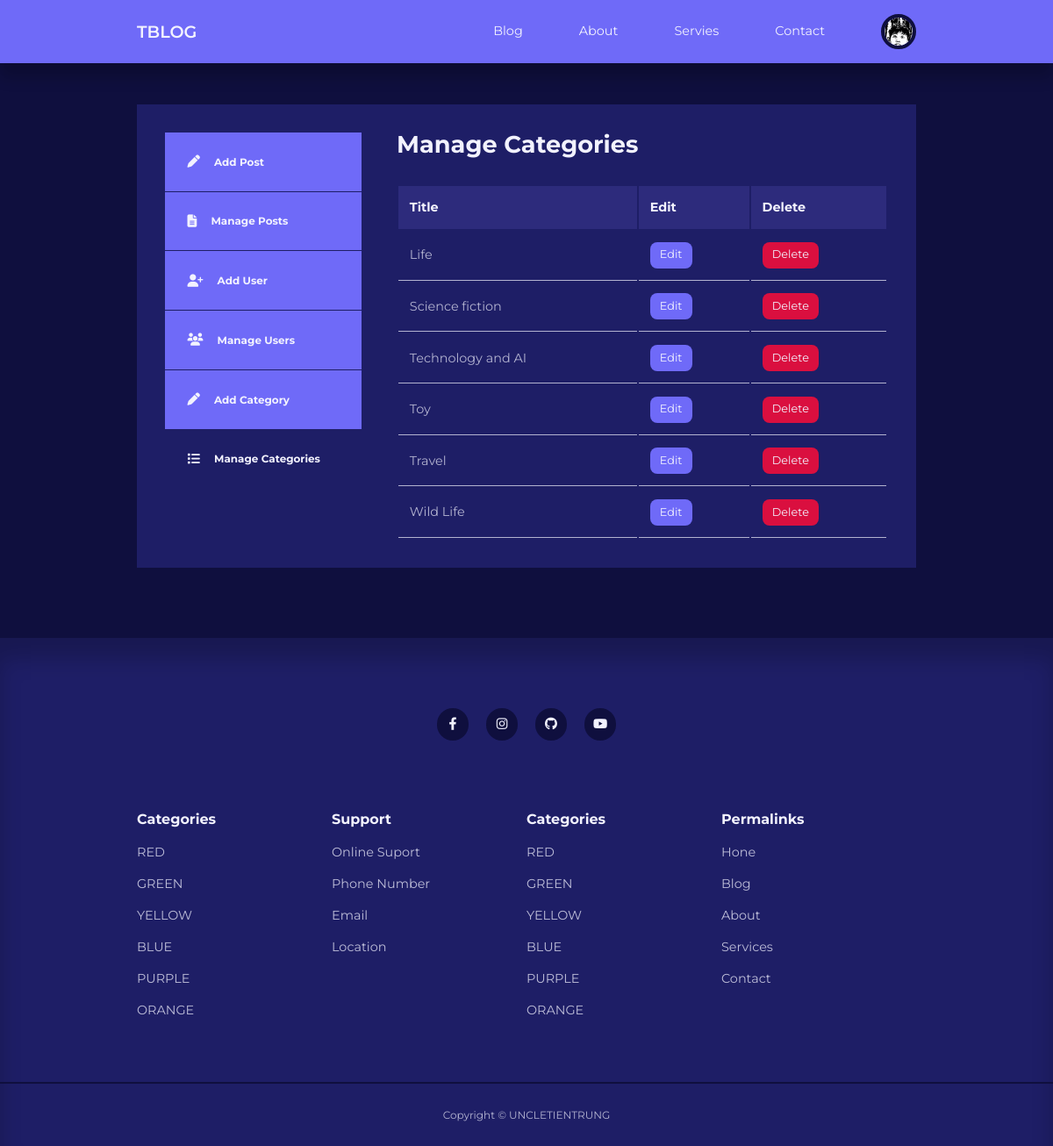
/admin/manage-categories.php (signed in), run on the app's committed database.
### tables this page shows
CREATE TABLE `users` (
  `id` int(11) UNSIGNED NOT NULL,
  `first_name` varchar(50) NOT NULL,
  `last_name` varchar(50) NOT NULL,
  `user_name` varchar(50) NOT NULL,
  `email` varchar(255) NOT NULL,
  `password` varchar(255) NOT NULL,
  `avatar` varchar(255) NOT NULL,
  `is_admin` tinyint(1) NOT NULL
);

CREATE TABLE `categories` (
  `id` int(11) UNSIGNED NOT NULL,
  `title` varchar(50) NOT NULL,
  `description` text NOT NULL
);

### admin/manage-categories.php (the view, shortened to what this page needs)
<?php
    include 'partials/header.php';
    $query="SELECT * FROM categories ORDER BY  title ASC" ;
    $categories= mysqli_query($conn, $query);
?>
    <section class="dashboard">
        <div class="container dashboard__container">
            <aside>
                <ul>
                    <li>
                        <a href="add-post.php">
                            <i class="fas fa-pen"></i>
                            <h5>Add Post</h5>
                        </a>
                    </li>
                    <li>
                        <a href="index.php">
                            <i class="fas fa-file-alt"></i>
                            <h5>Manage Posts</h5>
                        </a>
                    </li>
                    <?php if(isset($_SESSION['user_is_admin'])) : ?>
                    <li>
                        <a href="add-user.php">
                            <i class="fas fa-user-plus"></i>
                            <h5>Add User</h5>
                        </a>
                    </li>
                    <li>
                        <a href="manage-users.php">
                            <i class="fas fa-users"></i>
                            <h5>Manage Users</h5>
                        </a>
                    </li>
                    <li>
                        <a href="add-category.php">
                            <i class="fas fa-pen"></i>
                            <h5>Add Category</h5>
                        </a>
                    </li>
                    <li>
                        <a href="manage-categories.php" class="active">
                            <i class="fas fa-list"></i>
                            <h5>Manage Categories</h5>
                        </a>
                    </li>
                    <?php endif ?>
                </ul>
            </aside>
            <main>
                <h2>Manage Categories</h2>
                <?php if(mysqli_num_rows($categories)>0) : ?>
                    <table>
                        <thead>
                            <tr>
                                <th>Title</th>
                                <th>Edit</th>
                                <th>Delete</th>
                            </tr>
                        </thead>
                        <?php while($category_row =mysqli_fetch_assoc($categories)) : ?>
                            <tbody>
                                <tr>
                                    <td><?= $category_row['title']?></td>
                                    <td><a href="<?= ROOT_URL ?>admin/edit-category.php?id=<?= $category_row['id'] ?>" class="btn sm">Edit</a></td>
                                    <td><a href="<?= ROOT_URL ?>admin/delete-category.php?id=<?= $category_row['id'] ?>" class="btn sm danger">Delete</a></td>
                                </tr>
                            </tbody>
                        <?php endwhile ?>
                    </table>
                <?php else :?>
                    <div class="alert__message error"><?= "No categories found"?></div>
                <?php endif?>
            </main>
        </div>
    </section>
<?php
    include '../partials/footer.php';
?>

### admin/partials/header.php (shortened to what this page needs)
<?php
    require 'config/database.php';
    if(isset($_SESSION['user-id'])){
        $id=filter_var($_SESSION['user-id'], FILTER_SANITIZE_FULL_SPECIAL_CHARS);
        $sql = "SELECT * FROM users WHERE id='$id'";
        $result=mysqli_query($conn, $sql);
        $user=mysqli_fetch_assoc($result);
    }
?>
<!DOCTYPE html>
<html lang="en">
<head>
    <link rel="stylesheet" href="<?= ROOT_URL ?>/css/style.css">
    <link rel="stylesheet" href="https://cdnjs.cloudflare.com/ajax/libs/font-awesome/6.4.0/css/all.min.css">
</head>
<body>
    <nav>
        <div class="container nav__container">
            <a href="<?= ROOT_URL ?>" class="nav__logo">TBLOG</a>
            <ul class="nav__items">
                <li><a href="<?= ROOT_URL ?>blog.php">Blog</a></li>
                <li><a href="<?= ROOT_URL ?>about.php">About</a></li>
                <li><a href="<?= ROOT_URL ?>services.php">Servies</a></li>
                <li><a href="<?= ROOT_URL ?>contact.php">Contact</a></li>
                <?php if(isset($_SESSION['user-id'])) : ?>
                    <li class="nav__profile">
                        <div class="avatar">
                            <img src="<?= ROOT_URL . 'images/' .$user['avatar']?>">
                        </div>
                    </li>
                <?php else : ?>
                    <li><a href="<?= ROOT_URL ?>signin.php">Signin</a></li>
                <?php endif; ?>
            </ul>
        </div>
    </nav>

### css/style.css (style rules this page uses)
:root { --color-primary: #6f6af8; --color-primary-light: hsl(242,91%,69,18%); --color-primary-variant: #5854c7; --color-red: #da0f3f; --color-red-light: hsl(346, 87%, 46%, 15%); --color-green: #00c476; --color-green-light: hsl(156, 100%, 38%, 15%); --color-gray-900: #1e1e66; --color-gray-700: #2d2b7c; --color-gray-300: rgba(242, 242, 254, 0.3); --color-gray-200: rgba(242, 242, 254, 0.7); --color-white: #f2f2fe; --color-bg: #0f0f3e; --transition: all 300ms ease; --container-width-lg: 74%; --container-width-md: 88%; --form-width: 40%; --card-border-radius-1: 0.3rem; --card-border-radius-2: 0.5rem; --card-border-radius-3: 0.8rem; --card-border-radius-4: 2rem; --card-border-radius-5: 5rem; }
* { margin: 0; padding: 0; outline: 0; border: 0; appearance: 0; list-style: none; text-decoration: none; box-sizing: border-box; }
body { font-family: "Montserrat", sans-serif; line-height: 1.6; color: var(--color-gray-200); overflow-x: hidden; background: var(--color-bg); font-size: 0.9rem; }
.container { width: var(--container-width-lg); max-width: 1800px; margin-inline: auto; }
section { margin-top: 3rem; width: 100vw; }
h1, h2, h3, h4, h5 { color: var(--color-white); line-height: 1.3; }
h2 { font-size: 1.7rem; margin: 1rem 0; }
a { color: var(--color-white); transition: var(--transition); }
img { display: block; width: 100%; object-fit: cover; }
nav { background: var(--color-primary); width: 100vw; height: 4.5rem; position: fixed; top: 0; z-index: 10; box-shadow: 0 1rem 1rem rgba(0, 0, 0, 0.2); }
.nav__container { height: 100%; display: flex; align-items: center; justify-content: space-between; }
.avatar { width: 2.5rem; height: 2.5rem; border-radius: 50%; overflow: hidden; border: 0.3rem solid var(--color-bg); }
.nav__logo { font-weight: 600; font-size: 1.2rem; }
.nav__items { display: flex; align-items: center; gap: 4rem; }
.nav__profile { position: relative; cursor: pointer; }
.btn { display: inline-block; width: fit-content; padding: 0.6rem 1.2rem; background-color: var(--color-primary); border-radius: var(--card-border-radius-2); cursor: pointer; transition: var(--transition); color: var(--color-white); }
.btn.sm { padding: 0.3rem 0.7rem; font-size: 0.8rem; }
.btn.danger { background: var(--color-red); }
.dashboard { margin-top: 6rem; }
.dashboard__container { display: grid; grid-template-columns: 14rem auto; gap: 1rem; background: var(--color-gray-900); padding: 2rem; margin-bottom: 5rem; }
.dashboard aside a { background-color: var(--color-primary); display: flex; gap: 1rem; align-items: center; padding: 1.6rem; }
.dashboard aside ul li:not(:last-child) a { border-bottom: 1px solid var(--color-gray-900); }
.dashboard aside a.active { background-color: var(--color-gray-900); }
.dashboard main { margin-left: 1.5rem; }
.dashboard main h2 { margin: 0 0 2rem 0; line-height: 1; }
.dashboard main table { width: 100%; text-align: left; }
.dashboard main table th { background: var(--color-gray-700); padding: 0.8rem; color: var(--color-white); }
.dashboard main table td { padding: 0.8rem; border-bottom: 1px solid var(--color-gray-200); }

### data on the page
users: avatar (picture)
categories: title "Life"
categories: title "Science fiction"
categories: title "Technology and AI"
categories: title "Toy"
categories: title "Travel"
categories: title "Wild Life"
